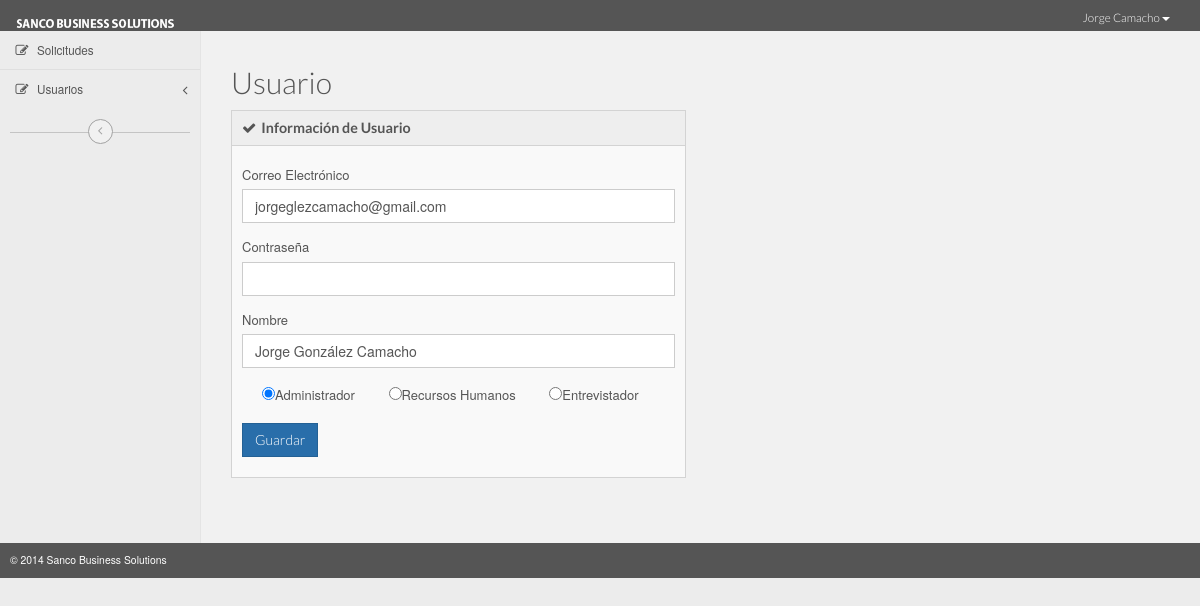
Screenshot of /admin/usuario.php?edit=54 (signed in) with the database file from the repository.
### tables this page shows
CREATE TABLE IF NOT EXISTS `user` (
  `id_user` int(10) NOT NULL AUTO_INCREMENT,
  `name` varchar(125) NOT NULL,
  `email` varchar(125) NOT NULL,
  `password` text NOT NULL,
  `type_user` int(1) NOT NULL,
  PRIMARY KEY (`id_user`)
);

### admin/lock.php (called while the page is built, shortened)
<?php
include_once '../Classes/User.php';
$user=new User();
$user_check=$_SESSION['login_user'];
$user->getUserDatabyEmail($user_check);
$user_name=$user->getName();
?>

### Classes/User.php (called while the page is built, shortened)
<?php
include_once 'Conexion.php';
class User {
    private $name;
    private $email;
    private $type_user;
    function User($id=0)
	{
		if ($id!=0)
		{
                        $conexion=new Conexion();
			$sql="select * from user where id_user='$id'";
                        $row=$conexion->sql($sql);
                        $array= mysql_fetch_array($row);
                        $this->name=$array['name'];
                        $this->email=$array['email'];
                        $this->type_user=$array['type_user'];
		}
	}
         function getName()
	 { return $this->name;}
         function getEmail()
	 { return $this->email;}
         function getTypeUser()
	 { return $this->type_user;}
                function getUserDatabyEmail($user_check)
{
$ses_sql=mysql_query("select name,email,type_user,id_user from user where email='$user_check'");
$row=mysql_fetch_array($ses_sql);
$this->email=$row['email'];
$this->name=$row['name'];
$this->type_user=$row['type_user'];
}
}
?>

### Classes/Conexion.php (called while the page is built, shortened)
<?php
    class Conexion {
        private $n=0;
       function sql($sql) {
           if (is_array($sql)) {
               foreach ($sql as $s) {
                   $res = mysql_query($s);
                   if (mysql_errno()) echo mysql_error().'<br>';
                   $this->n++;
               }
           } else {
               $res = mysql_query($sql);
               $this->n++;
           }
           return $res;
       }
   }
   ?>

### admin/usuario.php (the view, shortened to what this page needs)
<?php
include_once 'lock.php';
include_once '../Classes/User.php';
$user=new User();
$id_user='';
$name='';
$email='';
$type_user='';
if(isset($_GET['edit']))
{
$user->User($_GET['edit']);
$id_user=$user->getIdUser();
$name=$user->getName();
$email=$user->getEmail();
$type_user=$user->getTypeUser();
}
?>
<!DOCTYPE html>
<html lang="en" class="no-js">
<head>
	<link href="assets/css/bootstrap.min.css" rel="stylesheet" type="text/css">
	<link href="assets/css/font-awesome.min.css" rel="stylesheet" type="text/css">
	<link href="assets/css/main.min.css" rel="stylesheet" type="text/css">
	<link href="demo-style-switcher/assets/css/style-switcher.css" rel="stylesheet" type="text/css">
</head>
<body>
	<div class="wrapper">
	<?php include 'Modules/topbar.php';?>
		<div class="bottom">
			<div class="container">
				<div class="row">
					<div class="col-md-2 left-sidebar">
					<?php include 'Modules/sidebar.php';?>
						<div class="sidebar-minified js-toggle-minified">
							<i class="fa fa-angle-left"></i>
						</div>
					</div>
					<div class="col-md-10 content-wrapper">
						<div class="row">
							<div class="col-md-4">
							</div>
							<div class="col-md-8">
							</div>
						</div>
						<div class="content">
							<div >
								<h2>Usuario</h2>
							</div>
					<div class="main-content">
								<div class="row">
									<div class="col-md-6">
										<div class="widget">
											<div class="widget-header">
												<h3><i class="fa fa-check"></i>Información de Usuario</h3>
											</div>
                                                                                  <form  action="usuario.php" method="POST">
											<div class="widget-content">
                                                                                          	<input type="hidden"  name="id_user" value="<?php echo $id_user ?>">																										<div class="form-group">
														<label for="text-input">Correo Electrónico</label>
														<input type="email" name="email" id="text-input" class="form-control" value="<?php echo $email ?>" required>
													</div>
                                                                                            	<div class="form-group">
														<label for="text-input">Contraseña</label>
                                                                                                                <input type="password" name="password" id="text-input" class="form-control" >
													</div>
                                                                                            <div class="form-group">
														<label for="text-input">Nombre</label>
														<input type="text" id="text-input" name="name" class="form-control" value="<?php echo $name ?>" required>
													</div>
                                                                                        <label class="checkbox-inline">
                                                                                            <input type="radio" name="type_user" id="inlineCheckbox1" value="1" <?php  if($type_user==1)echo 'checked=""' ?> required="" >Administrador
												</label>
												<label class="checkbox-inline">
                                                                                                    <input type="radio" name="type_user" id="inlineCheckbox2" value="2"  <?php  if($type_user==2)echo 'checked=""' ?>>Recursos Humanos
												</label>
												<label class="checkbox-inline">
                                                                                                    <input type="radio" name="type_user" id="inlineCheckbox3" value="3"  <?php  if($type_user==3)echo 'checked=""' ?>>Entrevistador
												</label>
                                                                                            <br><br>
											<button type="submit" class="btn btn-primary">Guardar</button>
											</div>
                                                                                         </form>
										</div>
									</div>
									</div>
                                                                                                                                        <div class="col-md-6">
									</div>
								</div>
							</div>
						</div>
					</div>
						</div>
					</div>
				</div>
		<footer class="footer">
			&copy; 2014 Sanco Business Solutions
		</footer>
</body>
</html>

### admin/Modules/topbar.php (shortened to what this page needs)
<div class="top-bar">
		<div class="container">
			<div class="row">
				<div class="col-md-2 logo">
					<a href="index.php">
						<img src="assets/img/kingboard-logo-white.png" alt="Kingboard - Admin Dashboard" />
					</a>
				</div>
				<div class="col-md-10">
					<div class="row">
						<div class="col-md-3">
						</div>
						<div class="col-md-9">
							<div class="top-bar-right">
								<div class="logged-user">
									<div class="btn-group">
										<a href="#" class="btn btn-link dropdown-toggle" data-toggle="dropdown">
											<span class="name"><?php echo $user_name ?></span>
											<span class="caret"></span>
										</a>
									</div>
								</div>
							</div>
						</div>
					</div>
				</div>
			</div>
		</div>
	</div>

### rows the page displays
user: name "Jorge Camacho"
user: email "jorgeglezcamacho@gmail.com", name "Jorge González Camacho", type_user "☑ Administrador", type_user "☐ Recursos Humanos", type_user "☐ Entrevistador"
